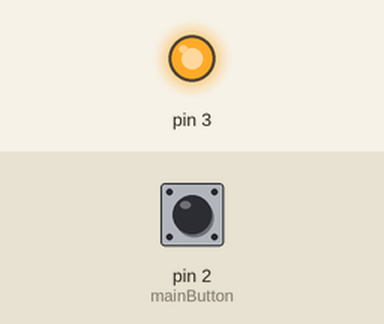
Recording of a sketch running on a simulated Arduino Uno, built with avr-gcc and run on an emulated ATmega328P. Shown: output pins drawn as LEDs (lit = HIGH). Inputs (shaded band) come from the test bench; at power-on: pin 2 (mainButton) LOW.

Above: at 1.2 s.
1.3 s: pin 2 (mainButton) pulled HIGH for 0.15 s
At 1.37 s:
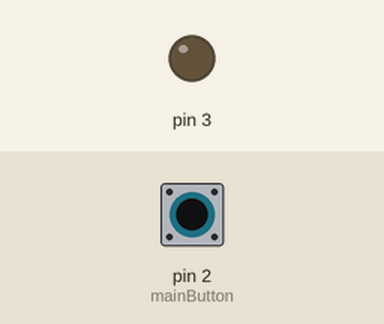
2.9 s: pin 2 (mainButton) pulled HIGH for 3.2 s
At 7.1 s:
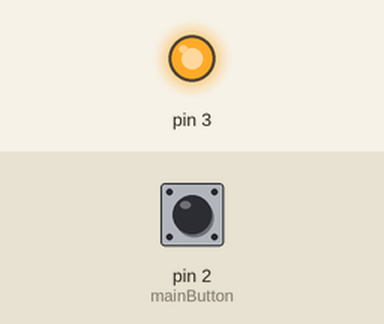
Timing chart, 0 to 8.6 s (numbered marks = the images above; inputs shaded):
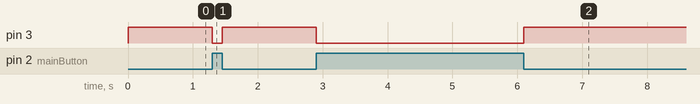

Measured:
- after the input at 1.3 s, pin 3: HIGH → LOW at once, → HIGH 0.15 s later
- after the input at 2.9 s, pin 3: HIGH → LOW at once, → HIGH 3.2 s later

The sketch:

Launch_1.0.2.ino
```cpp
#include "Util.h"

Util::Button mainButton(2); // Button attached to pin 2
Util::Led mainLamp(3);        // LED attached to pin 3

void setup() {

}

void loop() {
  // Your loop code
  if (mainButton.isPressed()) {
    mainLamp.turnOn(3); // If the button is pressed, turn the LED on
  } else {
    mainLamp.turnOff(3);  // If the button is not pressed, turn the LED off
  }
}
```

Util.cpp
```cpp
#include "Util.h"
#include <Arduino.h>

/*
 * BUTTON
 */

Util::Button::Button(int pin) : buttonPin(pin) {
  pinMode(buttonPin, INPUT);
}

bool Util::Button::isPressed() {
  return digitalRead(buttonPin) == LOW;
}


/*
 * LED
 */

Util::Led::Led(int pin) : ledPin(pin) {
  pinMode(ledPin, OUTPUT); // Set the LED pin as OUTPUT in the constructor
  isOn = false;
}

void Util::Led::turnOn(int ledPin) {
  isOn = true;
  digitalWrite(ledPin, HIGH);
}

void Util::Led::turnOff(int ledPin) {
  isOn = false;
  digitalWrite(ledPin, LOW);
}

void Util::Led::blink(int ledPin, int onTime, int offTime) {
  digitalWrite(ledPin, HIGH);
  delay(onTime);
  digitalWrite(ledPin, LOW);
  delay(offTime);
}


/*
 * Hall Effect Sensor
 */

Util::HallEffectSensor::HallEffectSensor(int pin) : sensorPin(pin) {
  pinMode(sensorPin, INPUT);
}

int Util::HallEffectSensor::readSensorValue() {
  return digitalRead(sensorPin);
}
```

Util.h
```cpp
#pragma once
#include <Arduino.h>

/*
 * Button Class
 * -------------
 * Represents a simple button with methods to check if it's pressed.
 */
class Util {
public:
  class Button {
  public:
    Button(int pin);
    bool isPressed();
    int buttonPin;
  };

  /*
   * Led Class
   * -----------
   * Represents an LED with methods to control its state.
   */
  class Led {
  public:
    Led(int pin);
    void turnOn(int ledPin);
    void turnOff(int ledPin);
    void blink(int ledPin, int onTime, int offTime);

  private:
    bool isOn;
    int ledPin;
  };

  /*
   * HallEffectSensor Class
   * -----------------------
   * Represents a Hall Effect Sensor with methods to read its state.
   */
  class HallEffectSensor {
  public:
    HallEffectSensor(int pin);
    int readSensorValue();

  private:
    int sensorPin;
  };
};
```
